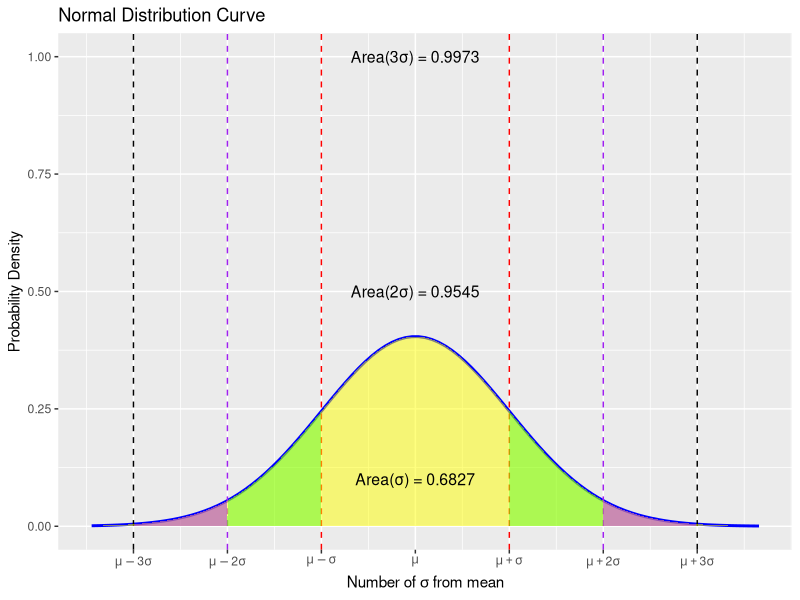
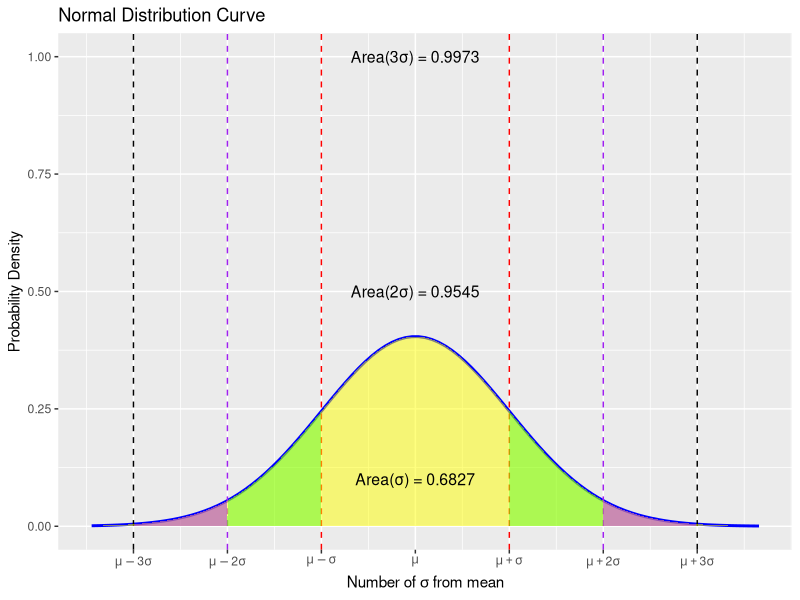

Recreate these plots in R, in order.
# Load necessary libraries
library(ggplot2)

# Set seed for reproducibility
set.seed(1234)

# Generate random data following a normal distribution
data <- rnorm(10000, mean = 0, sd = 1)

# Calculate mean and standard deviation
mu <- mean(data)
sigma <- sd(data)

# Create a data frame
df <- data.frame(x = data)

# Define custom x-axis labels
custom_labels <- expression(mu - 3 * sigma, mu - 2 * sigma, mu - sigma, mu, mu + sigma, mu + 2 * sigma, mu + 3 * sigma)

# Function to calculate normal density
normal_density <- function(x) dnorm(x, mean = mu, sd = sigma)

# Calculate the area under the curve between mu - sigma and mu + sigma
area_sigma <- integrate(normal_density, mu - sigma, mu + sigma)$value
area_2sigma <- integrate(normal_density, mu - 2 * sigma, mu + 2 * sigma)$value
area_3sigma <- integrate(normal_density, mu - 3 * sigma, mu + 3 * sigma)$value

# Calculate the area under the curve between mu - 2sigma and mu - sigma
area_green_left <- integrate(normal_density, mu - 2 * sigma, mu - sigma)$value

# Calculate the area under the curve between mu + sigma and mu + 2sigma
area_green_right <- integrate(normal_density, mu + sigma, mu + 2 * sigma)$value

# Calculate the area under the curve between mu - 3sigma and mu - 2sigma
area_pink_left <- integrate(normal_density, mu - 3 * sigma, mu - 2 * sigma)$value

# Calculate the area under the curve between mu + 2sigma and mu + 3sigma
area_pink_right <- integrate(normal_density, mu + 2 * sigma, mu + 3 * sigma)$value

# Calculate the area under the curve between mu - 3sigma and mu - 2sigma
area_orange_left <- integrate(normal_density, mu - 3 * sigma, mu - 2 * sigma)$value

# Calculate the area under the curve between mu + 2sigma and mu + 3sigma
area_orange_right <- integrate(normal_density, mu + 2 * sigma, mu + 3 * sigma)$value

# Plot the normal distribution curve with custom x-axis labels, vertical lines, and shaded areas
ggplot(df, aes(x = x)) +
  stat_function(fun = normal_density, color = "blue", size = 1) +
  geom_vline(xintercept = c(mu - sigma, mu + sigma), linetype = "dashed", color = "red") +
  geom_vline(xintercept = c(mu - 2 * sigma, mu + 2 * sigma), linetype = "dashed", color = "purple")+
  geom_vline(xintercept = c(mu - 3 * sigma, mu + 3 * sigma), linetype = "dashed", color = "black")+
  geom_ribbon(aes(ymax = normal_density(x), ymin = 0), fill = "yellow", alpha = 0.5) +
  geom_ribbon(aes(x = ifelse(x < mu - sigma & x > mu - 2 * sigma, x, mu - 2 * sigma),
                  ymax = ifelse(x < mu - sigma & x > mu - 2 * sigma, normal_density(x), 0),
                  ymin = 0), fill = "green", alpha = 0.3) +
  
  geom_ribbon(aes(x = ifelse(x < mu + 2 * sigma & x > mu + sigma, x, mu + sigma),
                  ymax = ifelse(x < mu + 2 * sigma & x > mu + sigma, normal_density(x), 0),
                  ymin = 0), fill = "green", alpha = 0.3) +
  
  geom_ribbon(aes(x = ifelse(x < mu - 2 * sigma & x > mu - 3 * sigma, x, mu - 3 * sigma),
                  ymax = ifelse(x < mu - 2 * sigma & x > mu - 3 * sigma, normal_density(x), 0),
                  ymin = 0), fill = "purple", alpha = 0.5) +
  
  geom_ribbon(aes(x = ifelse(x < mu + 3 * sigma & x > mu + 2 * sigma, x, mu + 2 * sigma),
                  ymax = ifelse(x < mu + 3 * sigma & x > mu + 2 * sigma, normal_density(x), 0),
                  ymin = 0), fill = "purple", alpha = 0.5) +
  ggtitle("Normal Distribution Curve") +
  xlab(expression("Number of " * sigma * " from mean")) +
  ylab("Probability Density") +
  scale_x_continuous(breaks = c(mu - 3 * sigma, mu - 2 * sigma, mu - sigma, mu, mu + sigma, mu + 2 * sigma, mu + 3 * sigma),
                     labels = custom_labels) +
  annotate("text", x = mu, y = c(0.1, 0.5, 1.0), 
           label = c(sprintf("Area(\u03C3) = %.4f", area_sigma),
                     sprintf("Area(2\u03C3) = %.4f", area_2sigma),
                     sprintf("Area(3\u03C3) = %.4f", area_3sigma)),
           vjust = 0.5, hjust = 0.5, size = 4, color = "black") 
ggsave("Normal_distribution.png", plot = last_plot(), width = 25, height = 18, units = "cm", dpi = 840)
